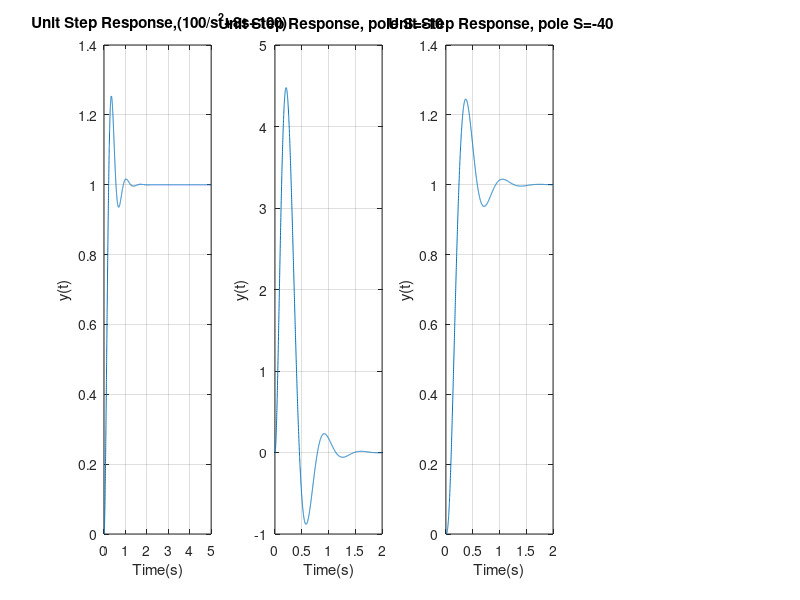

Recreate this plot in MATLAB.
%Piter Garacia
%Lab 8-PART-III EET-420

%Part I:

num=[0 0 100];
den=[1 8 100];
CIR1=tf(num,den)
t=(0:0.001:5)
y= step(CIR1,t)
subplot(1,4,1)
plot(t,y)
ylabel('y(t)')
xlabel('Time(s)'),grid
title(' Unit Step Response,(100/s^2+8s+100)')


%PART IV

num=[0 1000 0]
den=[1 18 180 1000]
CIR1=tf(num,den)
t=(0:0.001:2)
y= step(CIR1,t)
subplot(1,4,2)
plot(t,y)
ylabel('y(t)')
xlabel('Time(s)'),grid
title(' Unit Step Response, pole S=-10')


%PART V

num=[0  0 0 4000]
den=[1 48 420 4000]
CIR1=tf(num,den)
t=(0:0.001:2)
y= step(CIR1,t)
subplot(1,4,3)
plot(t,y)
ylabel('y(t)')
xlabel('Time(s)'),grid
title(' Unit Step Response, pole S=-40')
